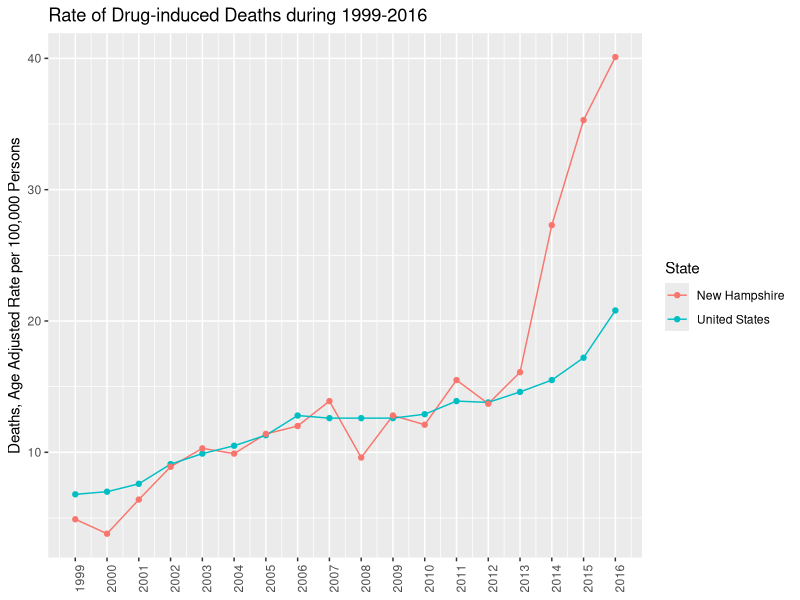
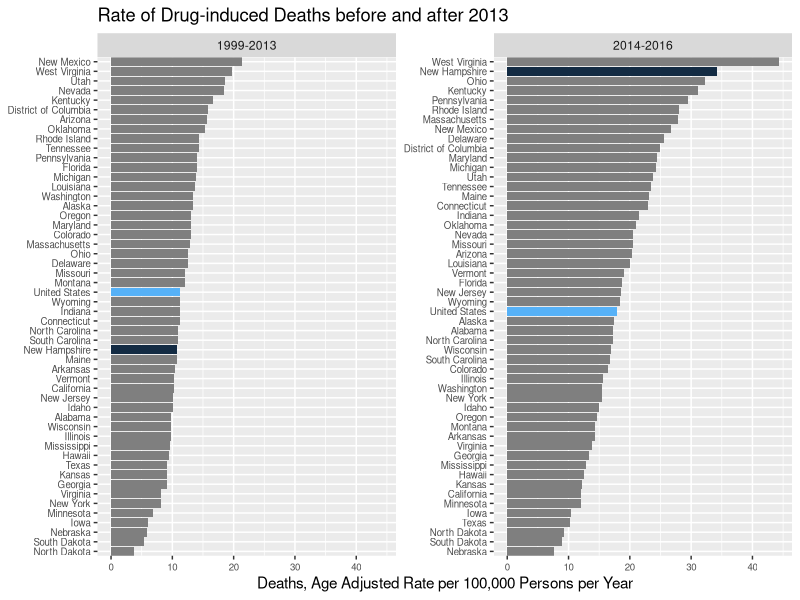
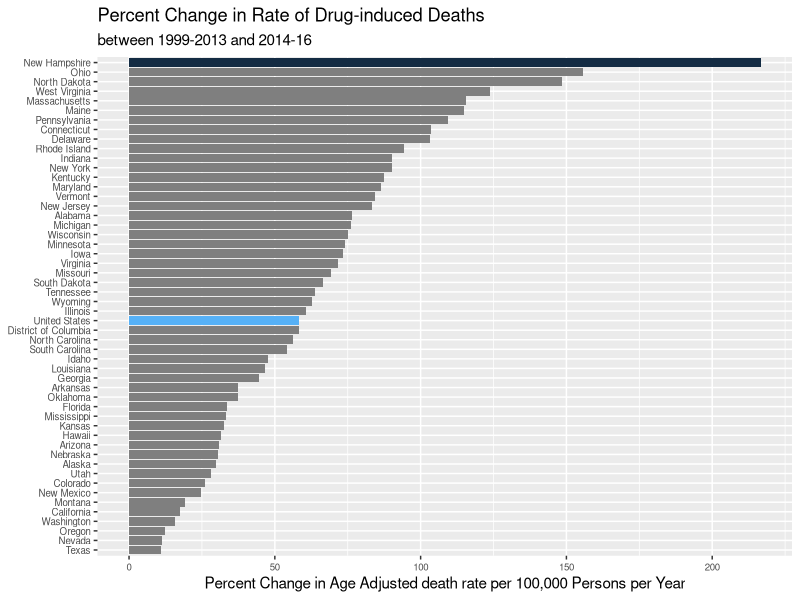
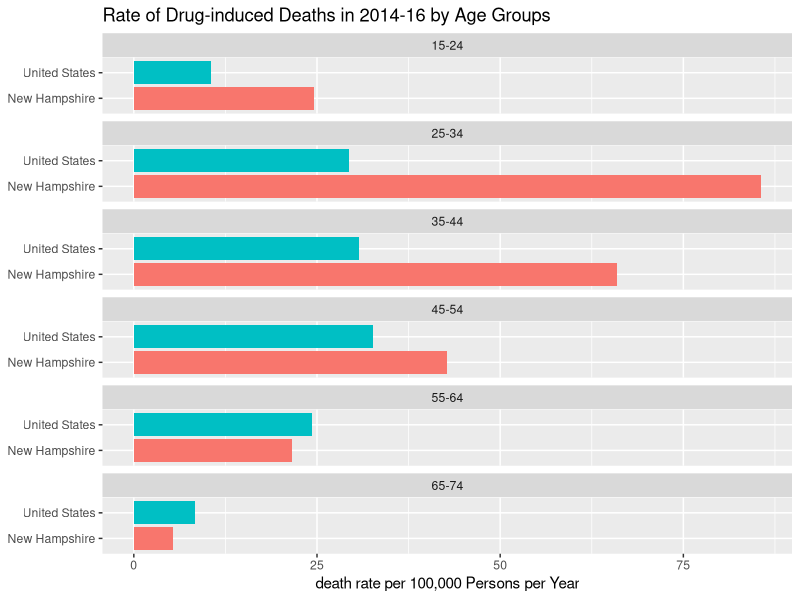
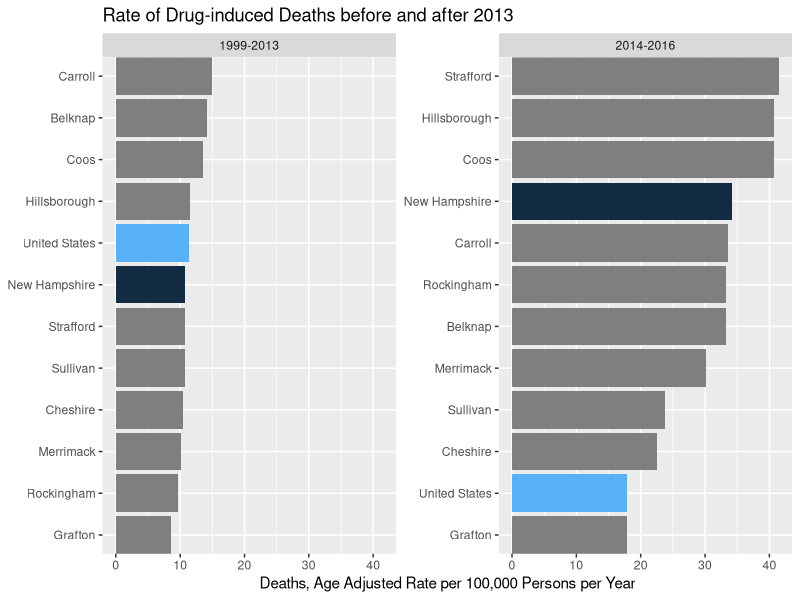
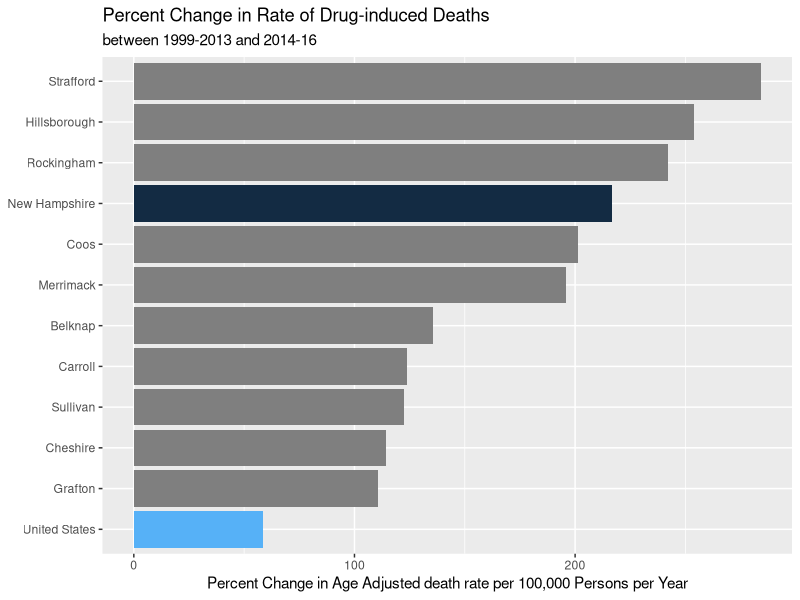

R code for these plots, in order:
## ---- chunk 1
# Set the global option
knitr::opts_chunk$set(message = F, warning = F, collapse = T, echo = F, results = 'hide')
## ---- chunk 2
# Load packages
library(dplyr)
library(ggplot2)
library(tidyr)

data <- read.csv("index_files/drugDeaths_year.csv")

str(data)
summary(data)
data %>%
  ggplot(aes(x = Year, y = AgeAdjustedRate, colour = State)) +
  geom_line() +
  geom_point() +
  labs(title = "Rate of Drug-induced Deaths during 1999-2016",
       x = NULL,
       y = "Deaths, Age Adjusted Rate per 100,000 Persons") +
  theme(axis.text.x = element_text(angle = 90)) +
  scale_x_continuous(breaks=seq(1999, 2016, 1))

## ---- chunk 3
# Import data
data <- read.csv("index_files/drugDeaths_state.csv")

str(data)
summary(data)

data_order <-
  data %>%
  arrange(AgeAdjustedRate) %>%
  mutate(order = row_number())
data_order

# To Modify facet label text
labels <- c(BT1999N2013 = "1999-2013", BT2014N2016 = "2014-2016")

data_order %>%
  ggplot(aes(x = as.factor(order), y = AgeAdjustedRate, fill = benchM)) +
  geom_col(show.legend = FALSE) +
  coord_flip() +
  labs(title = "Rate of Drug-induced Deaths before and after 2013",
       x = NULL,
       y = "Deaths, Age Adjusted Rate per 100,000 Persons per Year") +
  facet_wrap(~Year, scales = "free_y", labeller=labeller(Year = labels)) +
  # Add categories to axis
  scale_x_discrete(
    breaks = data_order$order,
    labels = data_order$State,
    expand = c(0,0)
  ) +
  theme(axis.text=element_text(size=7))
## ---- chunk 4
data %>%
  select(State, AgeAdjustedRate, Year, benchM) %>%
  spread(Year, AgeAdjustedRate) %>%
  ggplot(aes(reorder(x = State, (BT2014N2016-BT1999N2013)/BT1999N2013), y = (BT2014N2016-BT1999N2013)/BT1999N2013*100, fill = benchM)) +
  geom_col(show.legend = FALSE) +
  coord_flip() +
  labs(title = "Percent Change in Rate of Drug-induced Deaths",
       subtitle = "between 1999-2013 and 2014-16",
       x = NULL,
       y = "Percent Change in Age Adjusted death rate per 100,000 Persons per Year") +
  theme(axis.text=element_text(size=7))
## ---- chunk 5
# Import data
data <- read.csv("index_files/drugDeaths_age.csv")

str(data)
summary(data)

data %>%
  filter(!AgeGroups %in% c("1", "1-4", "5-14", "75-84", "85+")) %>%
  ggplot(aes(x = State, y = CrudeRate, fill = State)) + 
  geom_col(show.legend = FALSE) +
  coord_flip() +
  facet_wrap(~AgeGroups, ncol = 1) +
  labs(title = "Rate of Drug-induced Deaths in 2014-16 by Age Groups",
       x = NULL,
       y = "death rate per 100,000 Persons per Year")

## ---- chunk 6
# Import data
data <- read.csv("index_files/drugDeaths_county.csv")

str(data)
summary(data)

data_order <-
  data %>%
  arrange(AgeAdjustedRate) %>%
  mutate(order = row_number())
data_order

data_order %>%
  ggplot(aes(x = as.factor(order), y = AgeAdjustedRate, fill = benchM)) +
  geom_col(show.legend = FALSE) +
  coord_flip() +
  labs(title = "Rate of Drug-induced Deaths before and after 2013",
       x = NULL,
       y = "Deaths, Age Adjusted Rate per 100,000 Persons per Year") +
  facet_wrap(~Year, scales = "free_y", labeller=labeller(Year = labels)) +
  # Add categories to axis
  scale_x_discrete(
    breaks = data_order$order,
    labels = data_order$County,
    expand = c(0,0)
  )
## ---- chunk 7
data %>%
  select(County, AgeAdjustedRate, Year, benchM) %>%
  spread(Year, AgeAdjustedRate) %>%
  ggplot(aes(reorder(x = County, (BT2014N2016-BT1999N2013)/BT1999N2013), y = (BT2014N2016-BT1999N2013)/BT1999N2013*100, fill = benchM)) +
  geom_col(show.legend = FALSE) +
  coord_flip() +
  labs(title = "Percent Change in Rate of Drug-induced Deaths",
       subtitle = "between 1999-2013 and 2014-16",
       x = NULL,
       y = "Percent Change in Age Adjusted death rate per 100,000 Persons per Year")

